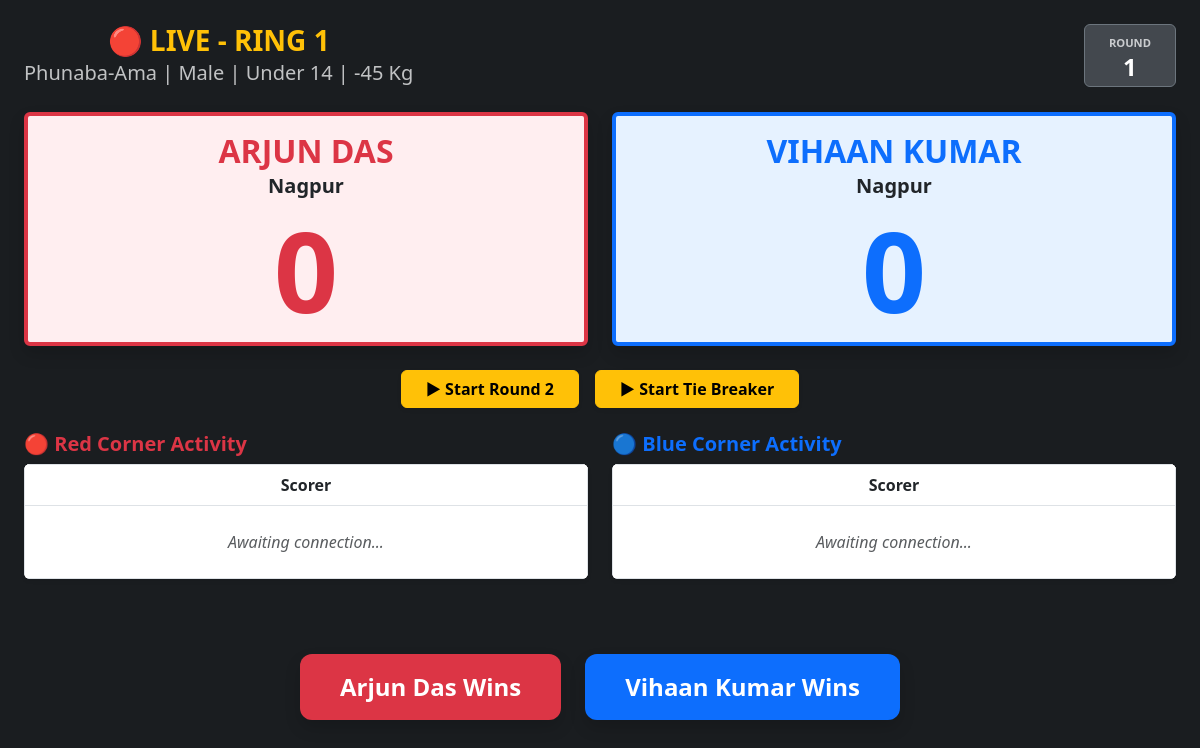
Page /judge/match/116/live/ (signed in) on the earlier database version.
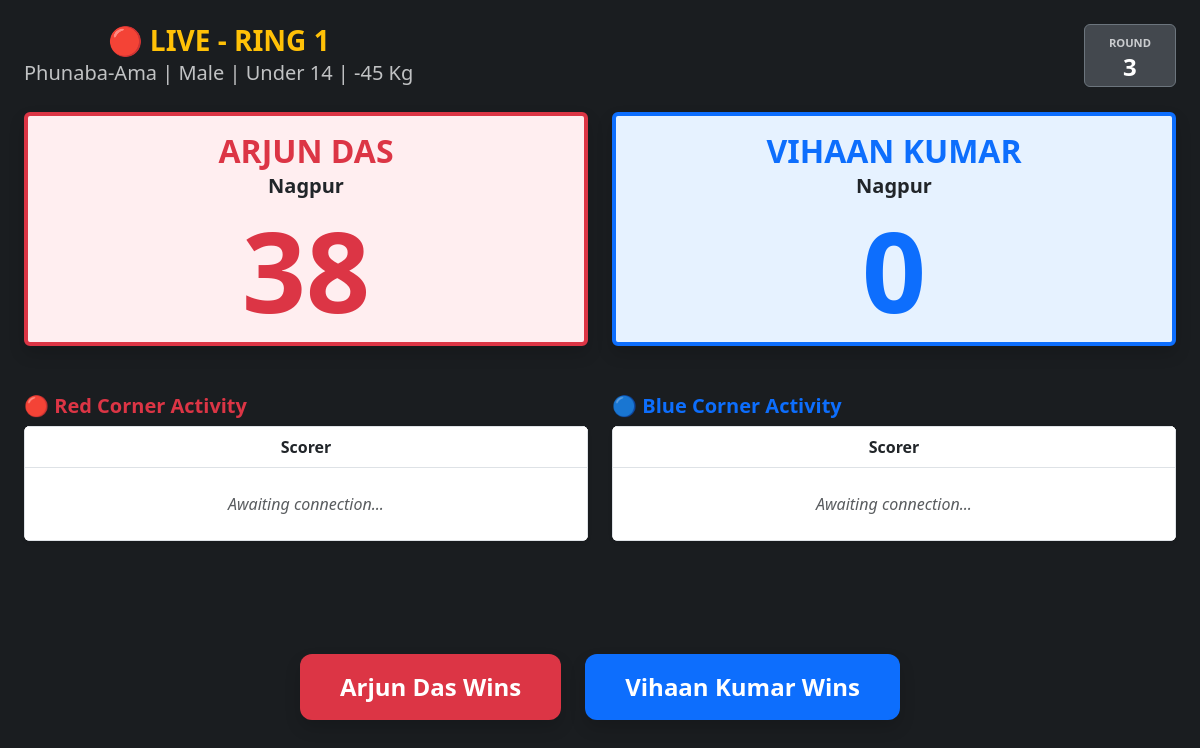
Same page on the later database version.
### thangta/models.py (models this page shows, shortened)
class Match(models.Model):
    tournament = models.ForeignKey(Tournament, on_delete=models.CASCADE)
    event_type = models.CharField(max_length=50)
    age_category = models.CharField(max_length=3)
    weight_category = models.CharField(max_length=4)
    gender = models.CharField(max_length=10)
    is_active = models.BooleanField(default=False)
    is_completed = models.BooleanField(default=False)
    round_number = models.IntegerField(default=1)
    current_round = models.IntegerField(default=1) # Tracks Round 1, Round 2, or 3 (Tie Breaker)
    current_sub_round = models.IntegerField(default=1)
    match_sequence = models.IntegerField(help_text="Order of the match in this round")
    current_sub_round = models.IntegerField(default=1)
    active_scorers = models.ManyToManyField(CustomUser, blank=True, related_name='scoring_matches')
    ring_number = models.IntegerField(default=1)
    participant_red = models.ForeignKey(Participant, related_name='matches_as_red', on_delete=models.CASCADE)
    participant_blue = models.ForeignKey(Participant, related_name='matches_as_blue', on_delete=models.CASCADE, null=True, blank=True)
    winner = models.ForeignKey(Participant, related_name='matches_won', on_delete=models.SET_NULL, null=True, blank=True)
    round_1_red = models.IntegerField(default=0)
    round_1_blue = models.IntegerField(default=0)
    round_2_red = models.IntegerField(default=0)
    round_2_blue = models.IntegerField(default=0)
    round_3_red = models.IntegerField(default=0)
    round_3_blue = models.IntegerField(default=0)
    @property
    def age_display(self):
        age_map = {'U14': 'Under 14', 'U18': 'Under 18', 'O18': 'Over 18'}
        return age_map.get(self.age_category, self.age_category)
    @property
    def weight_display(self):
        if self.weight_category and "Kg" not in str(self.weight_category):
            return f"{self.weight_category} Kg"
        return self.weight_category
    @property
    def full_category_name(self):
        return f"{self.event_type} | {self.gender} | {self.age_display} | {self.weight_display}"

class Participant(models.Model):
    class GenderChoices(models.TextChoices):
        MALE = 'Male', 'Male'
        FEMALE = 'Female', 'Female'
    class EventTypeChoices(models.TextChoices):
        PHUNABA_AMA = 'Phunaba-Ama', 'Phunaba-Ama'
        PHUNABA_ANISHUBA = 'Phunaba-Anishuba', 'Phunaba-Anishuba'
    class AgeCategory(models.TextChoices):
        UNDER_14 = 'U14', 'Under 14'
        UNDER_18 = 'U18', 'Under 18'
        OVER_18 = 'O18', 'Over 18'
    class WeightCategory(models.TextChoices):
        MINUS_21 = '-21', '-21 Kg'
        MINUS_25 = '-25', '-25 Kg'
        MINUS_29 = '-29', '-29 Kg'
        MINUS_33 = '-33', '-33 Kg'
        MINUS_37 = '-37', '-37 Kg'
        MINUS_40 = '-40', '-40 Kg'
        MINUS_41 = '-41', '-41 Kg'
        MINUS_44 = '-44', '-44 Kg'
        MINUS_45 = '-45', '-45 Kg'
        MINUS_49 = '-49', '-49 Kg'
        MINUS_52 = '-52', '-52 Kg'
        MINUS_53 = '-53', '-53 Kg'
        MINUS_56 = '-56', '-56 Kg'
        MINUS_75 = '-75', '-75 Kg'
        PLUS_53 = '+53', '+53 Kg'
    tournament = models.ForeignKey(
        Tournament,
        on_delete=models.CASCADE,
        related_name='participants',
        null=True, blank=True
    )
    name = models.CharField(max_length=200, null=True, blank=True)
    actual_age = models.IntegerField(null=True, blank=True, help_text="Age in numbers")
    date_of_birth = models.DateField(null=True, blank=True) # Add this!
    age = models.IntegerField(default = 0)
    gender = models.CharField(max_length=10, choices=GenderChoices.choices, null=True, blank=True)
    contact = models.CharField(max_length=15, null=True, blank=True)
    district = models.CharField(max_length=100)
    district_code = models.CharField(max_length=20)
    event_type = models.CharField(max_length=50, choices=EventTypeChoices.choices, null=True, blank=True)
    age_category = models.CharField(
        max_length=3,
        choices=AgeCategory.choices,
        help_text="Select the participant's age group."
    )
    weight_category = models.CharField(
        max_length=4,
        choices=WeightCategory.choices,
        help_text="Select the participant's weight class."
    )

### thangta/permissions.py (the view)
    @login_required(login_url='login')
    def _wrapped_view(request, *args, **kwargs):
        if request.user.role in ['JUDGE', 'ADMIN'] or request.user.is_superuser:
            return view_func(request, *args, **kwargs)
        return redirect('tournament-dashboard')

### thangta/permissions.py (called while the page is built)
def judge_required(view_func):
    @login_required(login_url='login')
    def _wrapped_view(request, *args, **kwargs):
        if request.user.role in ['JUDGE', 'ADMIN'] or request.user.is_superuser:
            return view_func(request, *args, **kwargs)
        return redirect('tournament-dashboard')
    return _wrapped_view

### thangta/templates/judge_live_match.html (shortened to what the changed rows need)
<!DOCTYPE html>
<html lang="en">
<head>
    <link href="https://cdn.jsdelivr.net/npm/bootstrap@5.3.0/dist/css/bootstrap.min.css" rel="stylesheet">
</head>
<body class="text-white p-4 d-flex flex-column" style="min-height: 100vh;">
<div class="d-flex justify-content-between align-items-center mb-4">
    <div class="text-center">
        <h3 class="m-0 text-warning fw-bold">🔴 LIVE - RING {{ match.ring_number }}</h3>
        <span class="text-light opacity-75 fs-5">{{ match.full_category_name }}</span>
    </div>
    <div class="bg-secondary bg-opacity-50 px-4 py-1 rounded border border-secondary text-center">
        <span class="small text-uppercase fw-bold text-light opacity-75 lh-1" style="font-size: 0.7rem;">ROUND</span>
        <h4 class="m-0 fw-bold">{{ match.current_round|default:"1" }}</h4>
    </div>
</div>
<div class="row g-4 mb-4">
    <div class="col-6">
        <div class="red-panel rounded d-flex flex-column justify-content-center align-items-center text-danger p-3 shadow">
            <h2 class="fw-bold text-center text-uppercase mb-1" style="font-size: 2rem;">{{ match.participant_red.name }}</h2>
            <h5 class="text-dark fw-bold m-0">{{ match.participant_red.district|default:"No City" }}</h5>
            <div class="score-box" id="red-score">{{ red_score }}</div>
        </div>
    </div>
    <div class="col-6">
        <div class="blue-panel rounded d-flex flex-column justify-content-center align-items-center text-primary p-3 shadow">
            {% if match.participant_blue %}
                <h2 class="fw-bold text-center text-uppercase mb-1" style="font-size: 2rem;">{{ match.participant_blue.name }}</h2>
                <h5 class="text-dark fw-bold m-0">{{ match.participant_blue.district|default:"No City" }}</h5>
                <div class="score-box" id="blue-score">{{ blue_score }}</div>
            {% else %}
                <h2 class="fw-bold text-center fst-italic mb-1" style="font-size: 2rem;">BYE</h2>
                <div class="score-box text-muted">-</div>
            {% endif %}
        </div>
    </div>
</div>
<div class="d-flex justify-content-center gap-3 mb-4">
    {% if match.current_round < 2 %}
    <form action="{% url 'advance-match-round' match.id 2 %}" method="POST">
        <button type="submit" class="btn btn-warning fw-bold px-4 shadow-sm" onclick="return confirm('Start Round 2?');">▶ Start Round 2</button>
    </form>
    {% endif %}
    {% if match.current_round < 3 %}
    <form action="{% url 'advance-match-round' match.id 3 %}" method="POST">
        <button type="submit" class="btn btn-warning fw-bold px-4 shadow-sm" onclick="return confirm('Start Tie Breaker?');">▶ Start Tie Breaker</button>
    </form>
    {% endif %}
</div>
<div class="row g-4 mb-5">
    <div class="col-md-6">
        <div class="table-responsive bg-white rounded shadow-sm">
            <table class="table table-bordered text-center mb-0" id="matrix-red">
                <thead class="bg-light">
                    <tr id="matrix-red-header">
                        <th>Scorer</th>
                        </tr>
                </thead>
            </table>
        </div>
    </div>
    <div class="col-md-6">
        <div class="table-responsive bg-white rounded shadow-sm">
            <table class="table table-bordered text-center mb-0" id="matrix-blue">
                <thead class="bg-light">
                    <tr id="matrix-blue-header">
                        <th>Scorer</th>
                        </tr>
                </thead>
            </table>
        </div>
    </div>
</div>
<div class="mt-auto text-center pb-2">
 <div class="d-flex justify-content-center gap-4 mt-4 mb-5">
    <form method="POST" action="{% url 'update-match-winner' match.id %}">
        <button type="submit" class="btn text-white fw-bold shadow"
                style="background-color: #dc3545; border: none; font-size: 1.5rem; padding: 15px 40px; border-radius: 12px; min-width: 250px;">
          {{ match.participant_red.name }} Wins
        </button>
    </form>
    <form method="POST" action="{% url 'update-match-winner' match.id %}">
        <button type="submit" class="btn text-white fw-bold shadow"
                style="background-color: #0d6efd; border: none; font-size: 1.5rem; padding: 15px 40px; border-radius: 12px; min-width: 250px;">
           {{ match.participant_blue.name }} Wins
        </button>
    </form>
</div>
</div>
</body>
</html>

Differences in the rows shown:
changed Match "Phunaba-Ama | Male | Under 14 | -45 Kg": current_round "1" → "3"
Other differences:
{{ red_score }}: "0" → "38"
text no longer shown: "▶ Start Round 2 ▶ Start Tie Breaker"
